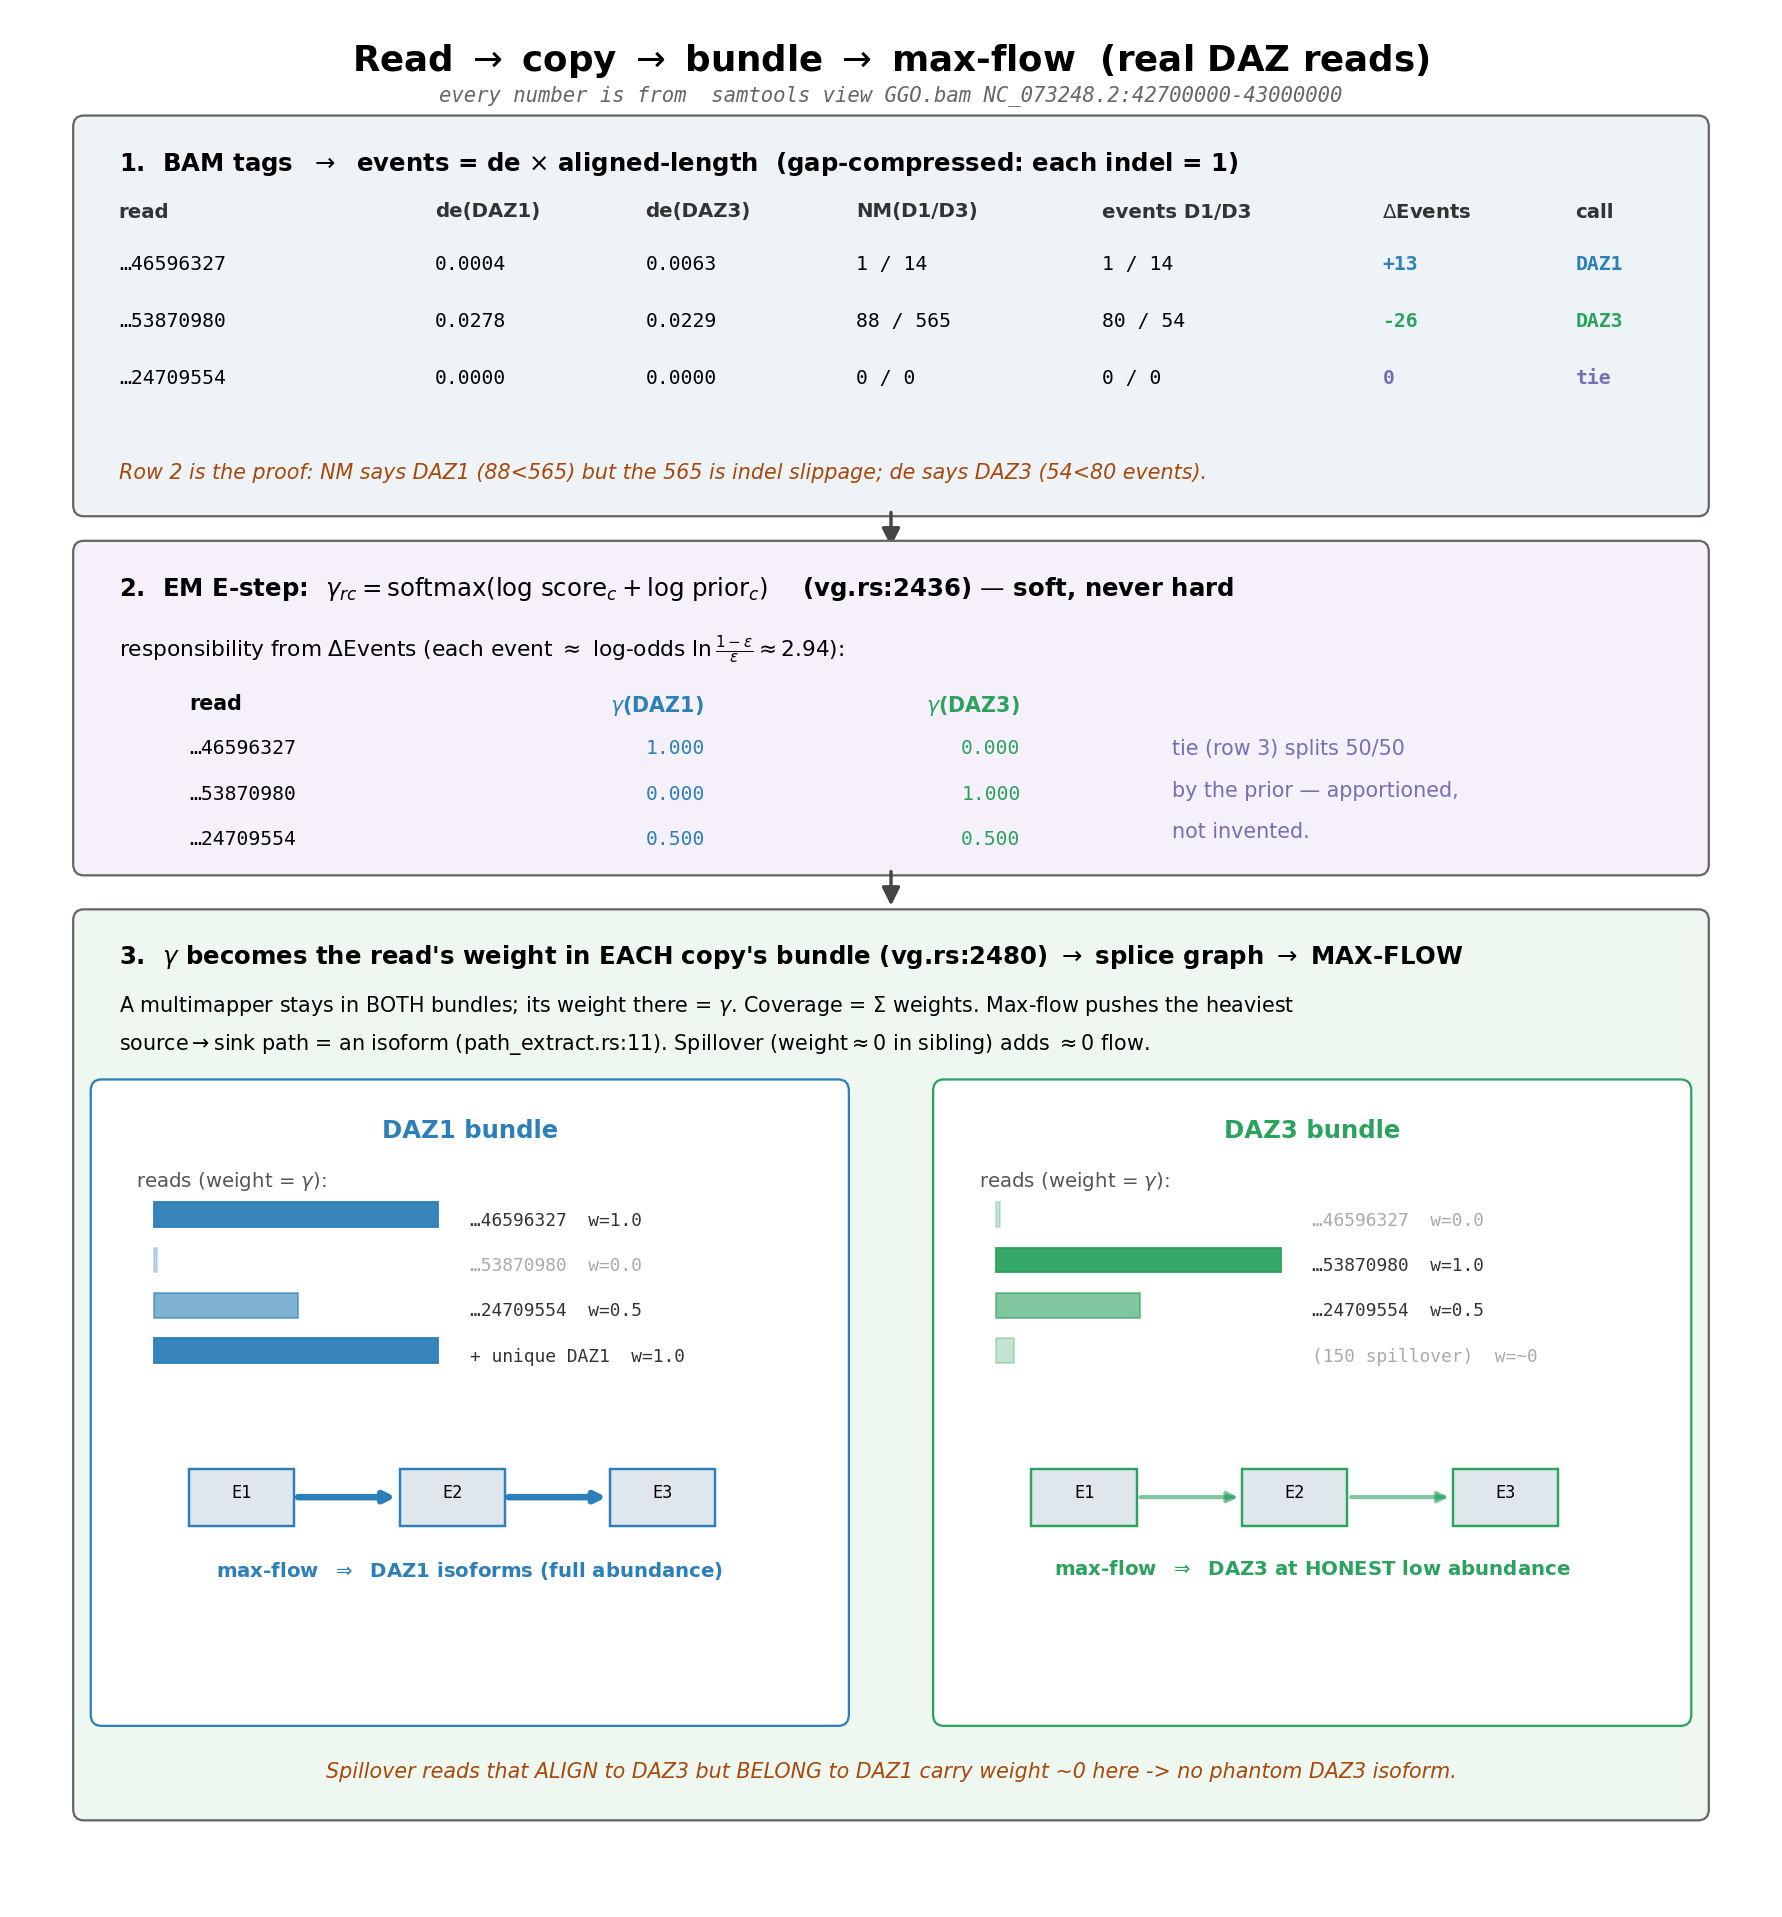

The Python source for this figure:
#!/usr/bin/env python3
"""End-to-end mechanism on real DAZ reads: BAM tags -> de events -> EM
responsibility gamma -> bundle reweight -> max-flow assembly. mathtext-safe."""
import matplotlib
matplotlib.use('Agg')
import matplotlib.pyplot as plt
from matplotlib.patches import FancyBboxPatch, FancyArrowPatch

fig = plt.figure(figsize=(13, 14))
ax = fig.add_axes([0, 0, 1, 1]); ax.axis('off'); ax.set_xlim(0, 1); ax.set_ylim(0, 1)
def box(x, y, w, h, fc, ec='#666'):
    ax.add_patch(FancyBboxPatch((x, y), w, h, boxstyle="round,pad=0.006", fc=fc, ec=ec, lw=1.2, zorder=1))
def txt(x, y, s, size=12, ha='left', va='top', color='black', weight='normal', mono=False, style='normal'):
    ax.text(x, y, s, size=size, ha=ha, va=va, color=color, weight=weight, style=style,
            family='monospace' if mono else 'sans-serif', zorder=3)
def arrow(x1, y1, x2, y2):
    ax.add_patch(FancyArrowPatch((x1, y1), (x2, y2), arrowstyle='-|>', mutation_scale=20, lw=1.8, color='#444'))

txt(0.5, 0.985, "Read $\\rightarrow$ copy $\\rightarrow$ bundle $\\rightarrow$ max-flow  (real DAZ reads)",
    19, ha='center', weight='bold')
txt(0.5, 0.962, "every number is from  samtools view GGO.bam NC_073248.2:42700000-43000000", 11,
    ha='center', color='#666', style='italic', mono=True)

# Stage 1: BAM tags + de events
box(0.04, 0.74, 0.92, 0.20, '#eef3f7')
txt(0.06, 0.928, "1.  BAM tags  $\\rightarrow$  events = de $\\times$ aligned-length  (gap-compressed: each indel = 1)", 13, weight='bold')
hdr = ["read", "de(DAZ1)", "de(DAZ3)", "NM(D1/D3)", "events D1/D3", "$\\Delta$Events", "call"]
xs = [0.06, 0.24, 0.36, 0.48, 0.62, 0.78, 0.89]
for x, h in zip(xs, hdr): txt(x, 0.900, h, 10.5, weight='bold', color='#333')
rows = [
    ("…46596327", "0.0004", "0.0063", "1 / 14", "1 / 14", "+13", "DAZ1", '#2c7fb8'),
    ("…53870980", "0.0278", "0.0229", "88 / 565", "80 / 54", "-26", "DAZ3", '#2ca25f'),
    ("…24709554", "0.0000", "0.0000", "0 / 0", "0 / 0", "0", "tie", '#7570b3'),
]
for i, r in enumerate(rows):
    y = 0.872 - i*0.030
    for x, v in zip(xs, r[:7]):
        txt(x, y, v, 10.5, mono=True, color=(r[7] if x in (xs[5], xs[6]) else 'black'),
            weight=('bold' if x in (xs[5], xs[6]) else 'normal'))
txt(0.06, 0.762, "Row 2 is the proof: NM says DAZ1 (88<565) but the 565 is indel slippage; de says DAZ3 (54<80 events).",
    11, color='#a8480a', style='italic')

arrow(0.50, 0.738, 0.50, 0.716)

# Stage 2: EM responsibility
box(0.04, 0.55, 0.92, 0.165, '#f5f0fa')
txt(0.06, 0.703, "2.  EM E-step:  $\\gamma_{rc}=\\mathrm{softmax}(\\log\\,\\mathrm{score}_c+\\log\\,\\mathrm{prior}_c)$    (vg.rs:2436) — soft, never hard", 13, weight='bold')
txt(0.06, 0.672, "responsibility from $\\Delta$Events (each event $\\approx$ log-odds $\\ln\\frac{1-\\varepsilon}{\\varepsilon}\\approx2.94$):", 11.5)
gam = [("…46596327", "1.000", "0.000", '#2c7fb8'), ("…53870980", "0.000", "1.000", '#2ca25f'), ("…24709554", "0.500", "0.500", '#7570b3')]
txt(0.10, 0.640, "read", 11, weight='bold'); txt(0.34, 0.640, "$\\gamma$(DAZ1)", 11, weight='bold', color='#2c7fb8'); txt(0.52, 0.640, "$\\gamma$(DAZ3)", 11, weight='bold', color='#2ca25f')
for i, (q, a, b, c) in enumerate(gam):
    y = 0.616 - i*0.024
    txt(0.10, y, q, 10.5, mono=True); txt(0.36, y, a, 10.5, mono=True, color='#2c7fb8'); txt(0.54, y, b, 10.5, mono=True, color='#2ca25f')
txt(0.66, 0.616, "tie (row 3) splits 50/50", 11, color='#7570b3')
txt(0.66, 0.594, "by the prior — apportioned,", 11, color='#7570b3')
txt(0.66, 0.572, "not invented.", 11, color='#7570b3')

arrow(0.50, 0.548, 0.50, 0.526)

# Stage 3: bundles + max-flow
box(0.04, 0.05, 0.92, 0.47, '#eef7f0')
txt(0.06, 0.508, "3.  $\\gamma$ becomes the read's weight in EACH copy's bundle (vg.rs:2480) $\\rightarrow$ splice graph $\\rightarrow$ MAX-FLOW", 13, weight='bold')
txt(0.06, 0.481, "A multimapper stays in BOTH bundles; its weight there = $\\gamma$. Coverage = $\\Sigma$ weights. Max-flow pushes the heaviest", 11)
txt(0.06, 0.461, "source$\\rightarrow$sink path = an isoform (path_extract.rs:11). Spillover (weight$\\approx$0 in sibling) adds $\\approx$0 flow.", 11)

# two copy panels
def copy_panel(x0, title, col, reads, flow, made):
    box(x0, 0.10, 0.42, 0.33, '#ffffff', ec=col)
    txt(x0+0.21, 0.415, title, 13, ha='center', weight='bold', color=col)
    txt(x0+0.02, 0.388, "reads (weight = $\\gamma$):", 10.5, color='#555')
    for i, (lab, w, ww) in enumerate(reads):
        yy = 0.366 - i*0.024
        ax.add_patch(plt.Rectangle((x0+0.03, yy-0.008), 0.16*ww+0.002, 0.013, fc=col, ec=col, alpha=0.25+0.7*ww, zorder=2))
        txt(x0+0.21, yy, f"{lab}  w={w}", 9.5, mono=True, color=('#333' if ww>0.3 else '#aaa'))
    # splice graph (3 exon nodes + flow path)
    gy = 0.20
    for j, ex in enumerate(['E1','E2','E3']):
        ax.add_patch(plt.Rectangle((x0+0.05+j*0.12, gy), 0.06, 0.03, fc='#dfe6ec', ec=col, lw=1.3, zorder=2))
        txt(x0+0.08+j*0.12, gy+0.022, ex, 9, ha='center', mono=True)
    for j in range(2):
        ax.add_patch(FancyArrowPatch((x0+0.11+j*0.12, gy+0.015), (x0+0.17+j*0.12, gy+0.015),
                                     arrowstyle='-|>', mutation_scale=11, lw=1.5+2*flow, color=col, alpha=0.4+0.6*flow))
    txt(x0+0.21, gy-0.018, "max-flow  $\\Rightarrow$  " + made, 10.5, ha='center', color=col, weight='bold')

copy_panel(0.05, "DAZ1 bundle", '#2c7fb8',
           [("…46596327", "1.0", 1.0), ("…53870980", "0.0", 0.0), ("…24709554", "0.5", 0.5), ("+ unique DAZ1", "1.0", 1.0)],
           1.0, "DAZ1 isoforms (full abundance)")
copy_panel(0.53, "DAZ3 bundle", '#2ca25f',
           [("…46596327", "0.0", 0.0), ("…53870980", "1.0", 1.0), ("…24709554", "0.5", 0.5), ("(150 spillover)", "~0", 0.05)],
           0.35, "DAZ3 at HONEST low abundance")

txt(0.5, 0.075, "Spillover reads that ALIGN to DAZ3 but BELONG to DAZ1 carry weight ~0 here -> no phantom DAZ3 isoform.",
    11, ha='center', color='#a8480a', style='italic')

fig.savefig('bench/paralog_secondary_scan/mechanism_pipeline.png', dpi=135, bbox_inches='tight')
print("wrote bench/paralog_secondary_scan/mechanism_pipeline.png")
